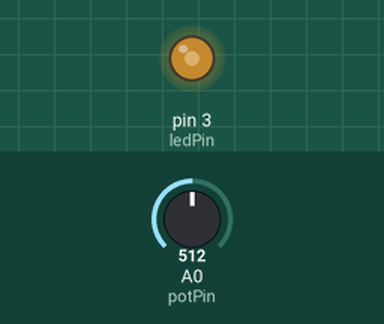
Bench run of a sketch on a simulated Arduino Uno, built with avr-gcc and run on an emulated ATmega328P. Shown: output pins drawn as LEDs (lit = HIGH). The inputs (shaded band) are chosen by the test bench; at power-on: A0 (potPin) = 512.

Above: at 1.2 s.
1.3 s: A0 (potPin) set to 716
At 2.3 s:
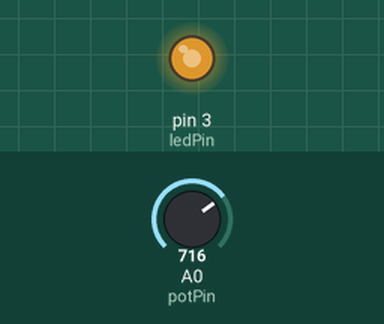
2.8 s: A0 (potPin) set to 900
At 3.4 s:
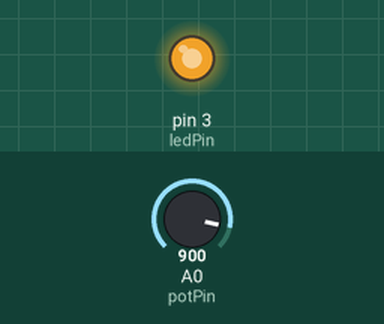
4.3 s: A0 (potPin) set to 122
At 4.6 s:
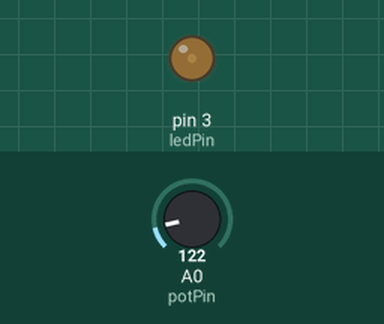
5.8 s: A0 (potPin) set to 0
At 6.9 s:
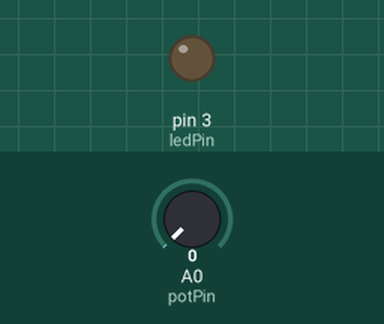
7.3 s: A0 (potPin) set to 511
At 8.0 s:
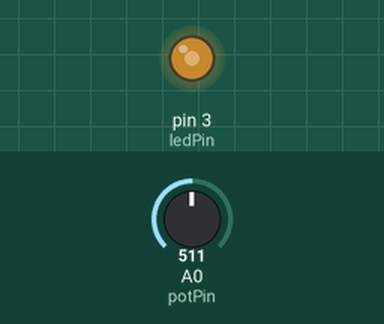
Timing chart, 0 to 9.8 s (numbered marks = the images above; inputs shaded):
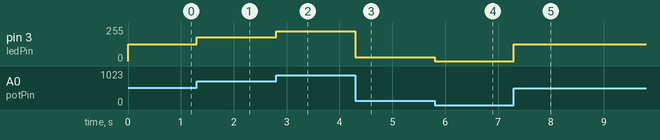

The sketch:

Shady.ino
```cpp
int potPin = 0; //declare a value for the analog pin
int ledPin = 3; //declare a value for the Led pin
int shadyVal = 0; //declare variable for the 'shadyness'

// the setup function runs once when you press reset or power the board
void setup() {
  // initialize digital LED Pin as an output.
  pinMode(ledPin, OUTPUT);
}

// the loop function runs over and over again forever
void loop() {
  //analogWrite can be any value from 0 - 255
  shadyVal = map(analogRead(potPin), 0, 1023, 0, 255);

  analogWrite(ledPin, shadyVal);
}
```

Measured:
- after the input at 1.3 s, pin 3 (ledPin): 127/255 → 178/255 at once
- after the input at 2.8 s, pin 3 (ledPin): 178/255 → 224/255 at once
- after the input at 4.3 s, pin 3 (ledPin): 224/255 → 30/255 at once
- after the input at 5.8 s, pin 3 (ledPin): 30/255 → 0/255 at once
- after the input at 7.3 s, pin 3 (ledPin): 0/255 → 127/255 at once
